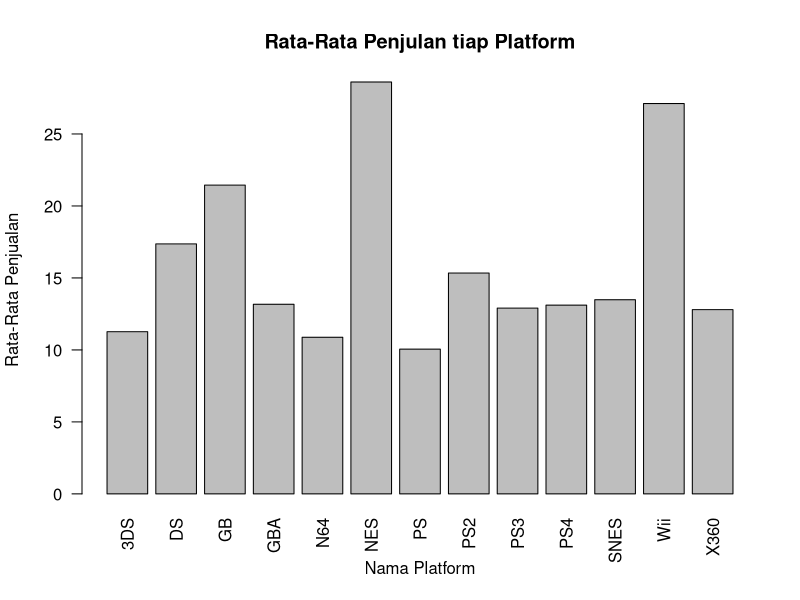
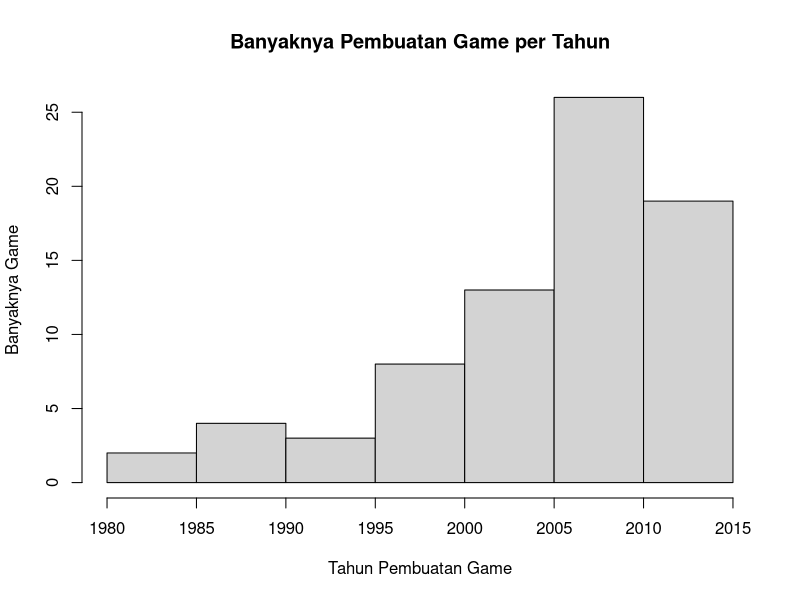

The R source for these figures, in order:
## ---- chunk 1
knitr::opts_chunk$set(echo = TRUE)
## ---- chunk 2
# Nomor. 0
video_game_sales = data.frame(
  name = c(
    "Wii Sports",
    "Super Mario Bros.",
    "Mario Kart Wii",
    "Wii Sports Resort",
    "Pokemon Red/Pokemon Blue",
    "Tetris",
    "New Super Mario Bros.",
    "Wii Play",
    "New Super Mario Bros. Wii",
    "Duck Hunt",
    "Nintendogs",
    "Mario Kart DS",
    "Pokemon Gold/Pokemon Silver",
    "Wii Fit",
    "Wii Fit Plus",
    "Kinect Adventures!",
    "Grand Theft Auto V",
    "Grand Theft Auto: San Andreas",
    "Super Mario World",
    "Brain Age: Train Your Brain in Minutes a Day",
    "Pokemon Diamond/Pokemon Pearl",
    "Super Mario Land",
    "Super Mario Bros. 3",
    "Grand Theft Auto V",
    "Grand Theft Auto: Vice City",
    "Pokemon Ruby/Pokemon Sapphire",
    "Pokemon Black/Pokemon White",
    "Brain Age 2: More Training in Minutes a Day",
    "Gran Turismo 3: A-Spec",
    "Call of Duty: Modern Warfare 3",
    "Pokémon Yellow: Special Pikachu Edition",
    "Call of Duty: Black Ops",
    "Pokemon X/Pokemon Y",
    "Call of Duty: Black Ops 3",
    "Call of Duty: Black Ops II",
    "Call of Duty: Black Ops II",
    "Call of Duty: Modern Warfare 2",
    "Call of Duty: Modern Warfare 3",
    "Grand Theft Auto III",
    "Super Smash Bros. Brawl",
    "Call of Duty: Black Ops",
    "Animal Crossing: Wild World",
    "Mario Kart 7",
    "Halo 3",
    "Grand Theft Auto V",
    "Pokemon HeartGold/Pokemon SoulSilver",
    "Super Mario 64",
    "Gran Turismo 4",
    "Super Mario Galaxy",
    "Pokemon Omega Ruby/Pokemon Alpha Sapphire",
    "Super Mario Land 2: 6 Golden Coins",
    "Grand Theft Auto IV",
    "Gran Turismo",
    "Super Mario 3D Land",
    "Gran Turismo 5",
    "Call of Duty: Modern Warfare 2",
    "Grand Theft Auto IV",
    "Super Mario All-Stars",
    "Pokemon FireRed/Pokemon LeafGreen",
    "Super Mario 64",
    "Just Dance 3",
    "Call of Duty: Ghosts",
    "Halo: Reach",
    "Mario Kart 64",
    "New Super Mario Bros. 2",
    "Halo 4",
    "Final Fantasy VII",
    "Call of Duty: Ghosts",
    "Just Dance 2",
    "Gran Turismo 2",
    "Call of Duty 4: Modern Warfare",
    "Donkey Kong Country",
    "Minecraft",
    "Animal Crossing: New Leaf",
    "Mario Party DS"
  ),
  platform = as.factor(c(    
    "Wii", "NES", "Wii", "Wii", "GB", "GB",
    "DS", "Wii", "Wii", "NES", "DS", "DS",
    "GB", "Wii", "Wii", "X360", "PS3", "PS2",
    "SNES", "DS", "DS", "GB", "NES", "X360",
    "PS2", "GBA", "DS", "DS", "PS2", "X360",
    "GB", "X360", "3DS", "PS4", "PS3", "X360",
    "X360", "PS3", "PS2", "Wii", "PS3", "DS",
    "3DS", "X360", "PS4", "DS", "N64", "PS2",
    "Wii", "3DS", "GB", "X360", "PS", "3DS",
    "PS3", "PS3", "PS3", "SNES", "GBA", "DS",
    "Wii", "X360", "X360", "N64", "3DS", "X360",
    "PS", "PS3", "Wii", "PS", "X360", "SNES",
    "X360", "3DS", "DS"
  )),
  year = c(
    2006, 1985, 2008, 2009, 1996, 1989, 2006,
    2006, 2009, 1984, 2005, 2005, 1999, 2007,
    2009, 2010, 2013, 2004, 1990, 2005, 2006,
    1989, 1988, 2013, 2002, 2002, 2010, 2005,
    2001, 2011, 1998, 2010, 2013, 2015, 2012,
    2012, 2009, 2011, 2001, 2008, 2010, 2005,
    2011, 2007, 2014, 2009, 1996, 2004, 2007,
    2014, 1992, 2008, 1997, 2011, 2010, 2009,
    2008, 1993, 2004, 2004, 2011, 2013, 2010,
    1996, 2012, 2012, 1997, 2013, 2010, 1999,
    2007, 1994, 2013, 2012, 2007
  ),
  genre = as.factor(c(
    "Sports", "Platform", "Racing", "Sports", "RPG",
    "Puzzle", "Platform", "Misc", "Platform", "Shooter",
    "Simulation", "Racing", "RPG", "Sports", "Sports",
    "Misc", "Action", "Action", "Platform", "Misc", "RPG",
    "Platform", "Platform", "Action", "Action", "RPG", "RPG",
    "Puzzle", "Racing", "Shooter", "RPG", "Shooter",
    "RPG", "Shooter", "Shooter", "Shooter", "Shooter",
    "Shooter", "Action", "Fighting", "Shooter", "Simulation",
    "Racing", "Shooter", "Action", "Action", "Platform",
    "Racing", "Platform", "RPG", "Adventure", "Action",
    "Racing", "Platform", "Racing", "Shooter", "Action",
    "Platform", "RPG", "Platform", "Misc", "Shooter",
    "Shooter", "Racing", "Platform", "Shooter", "RPG",
    "Shooter", "Misc", "Racing", "Shooter", "Platform",
    "Misc", "Simulation", "Misc"
  )),
  us_sales = c(
    41.49, 29.08, 15.85, 15.75, 11.27, 23.2,
    11.38, 14.03, 14.59, 26.93, 9.07, 9.81, 9,
    8.94, 9.09, 14.97, 7.01, 9.43, 12.78, 4.75, 
    6.42, 10.83, 9.54, 9.63, 8.41, 6.06, 5.57,
    3.44, 6.85, 9.03, 5.89, 9.67, 5.17, 5.77,
    4.99, 8.25, 8.52, 5.54, 6.99, 6.75, 5.98,
    2.55, 4.74, 7.97, 3.8, 4.4, 6.91, 3.01,
    6.16, 4.23, 6.16, 6.76, 4.02, 4.89, 2.96,
    4.99, 4.76, 5.99, 4.34, 5.08, 6.05, 6.72,
    7.03, 5.55, 3.66, 6.63, 3.01, 4.09, 5.84,
    3.88, 5.91, 4.36, 5.58, 2.01, 4.46
  ),
  global_sales = c(
    82.74, 40.24, 35.82, 33, 31.37, 30.26, 30.01,
    29.02, 28.62, 28.31, 24.76, 23.42, 23.1, 22.72,
    22, 21.82, 21.4, 20.81, 20.61, 20.22, 18.36,
    18.14, 17.28, 16.38, 16.15, 15.85, 15.32, 15.3,
    14.98, 14.76, 14.64, 14.64, 14.35, 14.24, 14.03,
    13.73, 13.51, 13.46, 13.1, 13.04, 12.73, 12.27,
    12.21, 12.14, 11.98, 11.9, 11.89, 11.66, 11.52,
    11.33, 11.18, 11.02, 10.95, 10.79, 10.77, 10.69,
    10.57, 10.55, 10.49, 10.42, 10.26, 10.21, 9.88,
    9.87, 9.82, 9.76, 9.72, 9.59, 9.52, 9.49, 9.32,
    9.3, 9.2, 9.09, 9.02
  )
)

View(video_game_sales)
## ---- chunk 3
# Jawaban no. 1
library(dplyr)
## ---- chunk 4
# Jawaban no. 2
video_game_sales %>% 
  filter(year >= 2000 & year <= 2012) %>%
  select(name, us_sales) %>%
  head(10)
## ---- chunk 5
# Jawaban no. 3
colnames(video_game_sales)
## ---- chunk 6
# Jawaban no. 4
class(video_game_sales$platform)
# str(video_game_sales$platform)
## ---- chunk 7
# Jawaban no. 5
video_game_sales %>%
  filter( platform == "Wii") %>%
  arrange(desc(year)) %>%
  head(5) %>%
  select(-us_sales)
## ---- chunk 8
# Jawaban no. 6
tingkat_penjualan <- 
  video_game_sales %>%
  mutate(klasifikasi_penjualan = ifelse(video_game_sales$global_sales >= 20, "Untung",
                ifelse(video_game_sales$global_sales <= 10, "Rugi", "Biasa aja")))
tingkat_penjualan
## ---- chunk 9
# Jawaban no. 7
video_game_sales = mutate(video_game_sales, tingkat_penjualan)

video_game_sales  %>%
  arrange(desc(global_sales)) %>%
  head(8)
## ---- chunk 10
# Jawaban no. 8
new_video_game_sales = video_game_sales %>%
  group_by(klasifikasi_penjualan) %>%
  sample_n(5)
new_video_game_sales
## ---- chunk 11
# Jawaban no. 9
RataanTotal_by_platform <- video_game_sales %>%
  group_by(platform) %>%
  summarise(
    rata.rata = mean(global_sales),
    jumlah = sum(global_sales)
  )
 
RataanTotal_by_platform
## ---- chunk 12
# Jawaban no. 10
barplot( RataanTotal_by_platform$rata.rata ~ RataanTotal_by_platform$platform,
  las = 2,
  xlab = "Nama Platform",
  ylab = "Rata-Rata Penjualan",
  main = "Rata-Rata Penjulan tiap Platform"
)
## ---- chunk 13
# Jawaban no. 11
hist(video_game_sales$year,
     xlab = "Tahun Pembuatan Game",
     ylab = "Banyaknya Game",
     main = "Banyaknya Pembuatan Game per Tahun"
)
